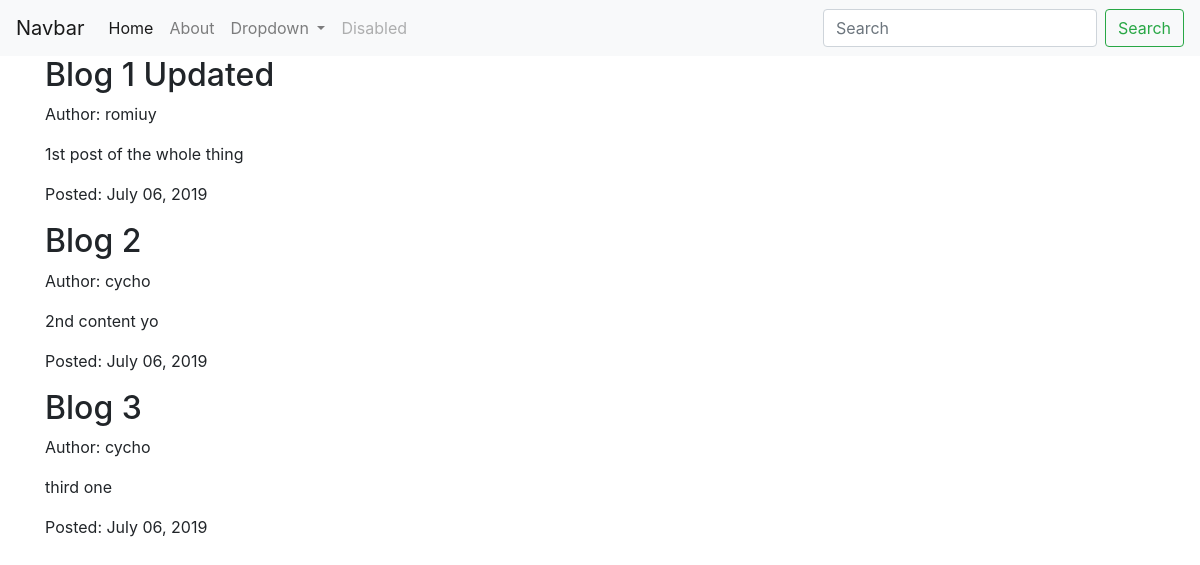
The page / on the database its author committed.
### blog/models.py (models this page shows, shortened)
class Post(models.Model):
    title = models.CharField(max_length=100)
    content = models.TextField()
    date_posted = models.DateTimeField(default=timezone.now)
    author = models.ForeignKey(User, on_delete=models.CASCADE)

### blog/views.py (the view)
# urls.py: path('', views.home, name='blog-home'),
def home(request):
    context = {
        'posts': Post.objects.all(),
        'title': 'Testing'
    }
    return render(request, 'blog/home.html', context)

### blog/templates/blog/home.html
{% extends 'blog/base.html' %}
{% block content %}
{% for post in posts %}
<h2>{{ post.title }}</h2>
<p>Author: {{ post.author }}</p>
<p>{{ post.content }}</p>
<p>Posted: {{ post.date_posted|date:"F d, Y" }}</p>
{% endfor %}
{% endblock content %}

### blog/templates/blog/base.html (shortened to what this page needs)
{% load static %}
<!DOCTYPE html>
<html lang="en">
<head>
  <link rel="stylesheet" href="https://stackpath.bootstrapcdn.com/bootstrap/4.3.1/css/bootstrap.min.css"
>
  <link rel="stylesheet" type='text/css' href="{% static 'blog/main.css' %}">
</head>
<body>
  <nav class="navbar navbar-expand-lg navbar-light bg-light">
    <a class="navbar-brand" href="#">Navbar</a>
    <div class="collapse navbar-collapse" id="navbarSupportedContent">
      <ul class="navbar-nav mr-auto">
        <li class="nav-item active">
          <a class="nav-link" href="{% url 'blog-home' %}">Home <span class="sr-only">(current)</span></a>
        </li>
        <li class="nav-item">
          <a class="nav-link" href="{% url 'blog-about' %}">About</a>
        </li>
        <li class="nav-item dropdown">
          <a class="nav-link dropdown-toggle" href="#" id="navbarDropdown" role="button" data-toggle="dropdown"
            aria-haspopup="true" aria-expanded="false">
            Dropdown
          </a>
        </li>
        <li class="nav-item">
          <a class="nav-link disabled" href="#" tabindex="-1" aria-disabled="true">Disabled</a>
        </li>
      </ul>
      <form class="form-inline my-2 my-lg-0">
        <input class="form-control mr-sm-2" type="search" placeholder="Search" aria-label="Search">
        <button class="btn btn-outline-success my-2 my-sm-0" type="submit">Search</button>
      </form>
    </div>
  </nav>
  <div class='container'>
    {% block content %}{% endblock %}
  </div>
</body>
</html>

### rows shown on the page
Post: title "Blog 1 Updated", author "romiuy", content "1st post of the whole thing", date_posted "July 06, 2019"
Post: title "Blog 2", author "cycho", content "2nd content yo", date_posted "July 06, 2019"
Post: title "Blog 3", author "cycho", content "third one", date_posted "July 06, 2019"
